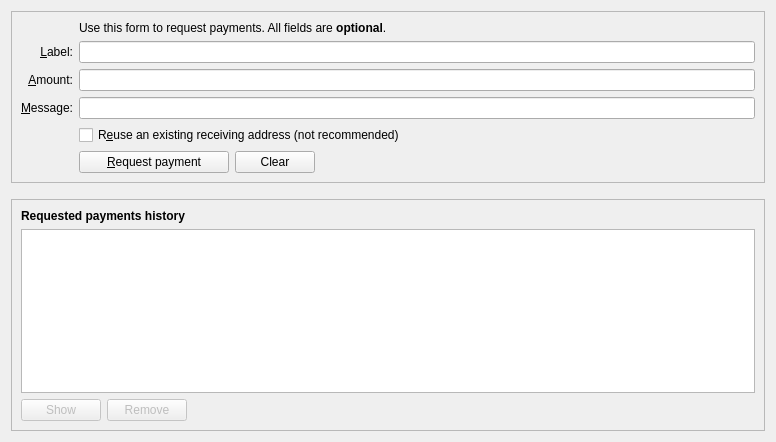
<?xml version="1.0" encoding="UTF-8"?>
<ui version="4.0">
 <class>ReceiveCoinsDialog</class>
 <widget class="QWidget" name="ReceiveCoinsDialog">
  <property name="geometry">
   <rect>
    <x>0</x>
    <y>0</y>
    <width>776</width>
    <height>442</height>
   </rect>
  </property>
  <property name="styleSheet">
   <string notr="true"/>
  </property>
  <layout class="QVBoxLayout" name="verticalLayout" stretch="0,0,1">
   <item>
    <widget class="QFrame" name="frame2">
     <property name="sizePolicy">
      <sizepolicy hsizetype="Preferred" vsizetype="Expanding">
       <horstretch>0</horstretch>
       <verstretch>0</verstretch>
      </sizepolicy>
     </property>
     <property name="frameShape">
      <enum>QFrame::StyledPanel</enum>
     </property>
     <property name="frameShadow">
      <enum>QFrame::Sunken</enum>
     </property>
     <layout class="QVBoxLayout" name="verticalLayout_3">
      <item>
       <layout class="QGridLayout" name="gridLayout">
        <item row="7" column="2">
         <widget class="QCheckBox" name="reuseAddress">
          <property name="toolTip">
           <string>Reuse one of the previously used receiving addresses. Reusing addresses has security and privacy issues. Do not use this unless re-generating a payment request made before.</string>
          </property>
          <property name="text">
           <string>R&amp;euse an existing receiving address (not recommended)</string>
          </property>
         </widget>
        </item>
        <item row="7" column="0">
         <widget class="QLabel" name="label_4">
          <property name="text">
           <string/>
          </property>
         </widget>
        </item>
        <item row="6" column="0">
         <widget class="QLabel" name="label_3">
          <property name="toolTip">
           <string>An optional message to attach to the payment request, which will be displayed when the request is opened. Note: The message will not be sent with the payment over the Electrum network.</string>
          </property>
          <property name="text">
           <string>&amp;Message:</string>
          </property>
          <property name="alignment">
           <set>Qt::AlignRight|Qt::AlignTrailing|Qt::AlignVCenter</set>
          </property>
          <property name="buddy">
           <cstring>reqMessage</cstring>
          </property>
         </widget>
        </item>
        <item row="4" column="2">
         <widget class="QLineEdit" name="reqLabel">
          <property name="toolTip">
           <string>An optional label to associate with the new receiving address.</string>
          </property>
          <property name="styleSheet">
           <string notr="true"/>
          </property>
         </widget>
        </item>
        <item row="6" column="2">
         <widget class="QLineEdit" name="reqMessage">
          <property name="toolTip">
           <string>An optional message to attach to the payment request, which will be displayed when the request is opened. Note: The message will not be sent with the payment over the Electrum network.</string>
          </property>
          <property name="styleSheet">
           <string notr="true"/>
          </property>
         </widget>
        </item>
        <item row="2" column="2">
         <widget class="QLabel" name="label_5">
          <property name="text">
           <string>Use this form to request payments. All fields are &lt;b&gt;optional&lt;/b&gt;.</string>
          </property>
         </widget>
        </item>
        <item row="4" column="0">
         <widget class="QLabel" name="label_2">
          <property name="toolTip">
           <string>An optional label to associate with the new receiving address.</string>
          </property>
          <property name="text">
           <string>&amp;Label:</string>
          </property>
          <property name="alignment">
           <set>Qt::AlignRight|Qt::AlignTrailing|Qt::AlignVCenter</set>
          </property>
          <property name="buddy">
           <cstring>reqLabel</cstring>
          </property>
         </widget>
        </item>
        <item row="5" column="0">
         <widget class="QLabel" name="label">
          <property name="toolTip">
           <string>An optional amount to request. Leave this empty or zero to not request a specific amount.</string>
          </property>
          <property name="text">
           <string>&amp;Amount:</string>
          </property>
          <property name="alignment">
           <set>Qt::AlignRight|Qt::AlignTrailing|Qt::AlignVCenter</set>
          </property>
          <property name="buddy">
           <cstring>reqAmount</cstring>
          </property>
         </widget>
        </item>
        <item row="5" column="2">
         <widget class="ElectrumAmountField" name="reqAmount">
          <property name="minimumSize">
           <size>
            <width>80</width>
            <height>0</height>
           </size>
          </property>
          <property name="toolTip">
           <string>An optional amount to request. Leave this empty or zero to not request a specific amount.</string>
          </property>
          <property name="styleSheet">
           <string notr="true"/>
          </property>
         </widget>
        </item>
        <item row="8" column="2">
         <layout class="QHBoxLayout" name="horizontalLayout">
          <item>
           <widget class="QPushButton" name="receiveButton">
            <property name="minimumSize">
             <size>
              <width>150</width>
              <height>0</height>
             </size>
            </property>
            <property name="text">
             <string>&amp;Request payment</string>
            </property>
            <property name="icon">
             <iconset>
              <normaloff>:/icons/receiving_addresses</normaloff>:/icons/receiving_addresses</iconset>
            </property>
           </widget>
          </item>
          <item>
           <widget class="QPushButton" name="clearButton">
            <property name="sizePolicy">
             <sizepolicy hsizetype="Minimum" vsizetype="Fixed">
              <horstretch>0</horstretch>
              <verstretch>0</verstretch>
             </sizepolicy>
            </property>
            <property name="toolTip">
             <string>Clear all fields of the form.</string>
            </property>
            <property name="styleSheet">
             <string notr="true"/>
            </property>
            <property name="text">
             <string>Clear</string>
            </property>
            <property name="icon">
             <iconset>
              <normaloff>:/icons/remove</normaloff>:/icons/remove</iconset>
            </property>
            <property name="autoDefault">
             <bool>false</bool>
            </property>
           </widget>
          </item>
          <item>
           <spacer name="horizontalSpacer">
            <property name="orientation">
             <enum>Qt::Horizontal</enum>
            </property>
            <property name="sizeHint" stdset="0">
             <size>
              <width>40</width>
              <height>20</height>
             </size>
            </property>
           </spacer>
          </item>
         </layout>
        </item>
        <item row="8" column="0">
         <widget class="QLabel" name="label_7">
          <property name="text">
           <string/>
          </property>
         </widget>
        </item>
       </layout>
      </item>
     </layout>
    </widget>
   </item>
   <item>
    <spacer name="verticalSpacer_2">
     <property name="orientation">
      <enum>Qt::Vertical</enum>
     </property>
     <property name="sizeHint" stdset="0">
      <size>
       <width>20</width>
       <height>10</height>
      </size>
     </property>
    </spacer>
   </item>
   <item>
    <widget class="QFrame" name="frame">
     <property name="sizePolicy">
      <sizepolicy hsizetype="Preferred" vsizetype="Expanding">
       <horstretch>0</horstretch>
       <verstretch>0</verstretch>
      </sizepolicy>
     </property>
     <property name="frameShape">
      <enum>QFrame::StyledPanel</enum>
     </property>
     <property name="frameShadow">
      <enum>QFrame::Raised</enum>
     </property>
     <layout class="QVBoxLayout" name="verticalLayout_2">
      <item>
       <widget class="QLabel" name="label_6">
        <property name="font">
         <font>
          <weight>75</weight>
          <bold>true</bold>
         </font>
        </property>
        <property name="text">
         <string>Requested payments history</string>
        </property>
       </widget>
      </item>
      <item>
       <widget class="QTableView" name="recentRequestsView">
        <property name="contextMenuPolicy">
         <enum>Qt::CustomContextMenu</enum>
        </property>
        <property name="styleSheet">
         <string notr="true"/>
        </property>
        <property name="tabKeyNavigation">
         <bool>false</bool>
        </property>
        <property name="sortingEnabled">
         <bool>true</bool>
        </property>
       </widget>
      </item>
      <item>
       <layout class="QHBoxLayout" name="horizontalLayout_2">
        <item>
         <widget class="QPushButton" name="showRequestButton">
          <property name="enabled">
           <bool>false</bool>
          </property>
          <property name="toolTip">
           <string>Show the selected request (does the same as double clicking an entry)</string>
          </property>
          <property name="styleSheet">
           <string notr="true"/>
          </property>
          <property name="text">
           <string>Show</string>
          </property>
          <property name="icon">
           <iconset>
            <normaloff>:/icons/edit</normaloff>:/icons/edit</iconset>
          </property>
          <property name="autoDefault">
           <bool>false</bool>
          </property>
         </widget>
        </item>
        <item>
         <widget class="QPushButton" name="removeRequestButton">
          <property name="enabled">
           <bool>false</bool>
          </property>
          <property name="toolTip">
           <string>Remove the selected entries from the list</string>
          </property>
          <property name="styleSheet">
           <string notr="true"/>
          </property>
          <property name="text">
           <string>Remove</string>
          </property>
          <property name="icon">
           <iconset>
            <normaloff>:/icons/remove</normaloff>:/icons/remove</iconset>
          </property>
          <property name="autoDefault">
           <bool>false</bool>
          </property>
         </widget>
        </item>
        <item>
         <spacer name="horizontalSpacer_2">
          <property name="orientation">
           <enum>Qt::Horizontal</enum>
          </property>
          <property name="sizeHint" stdset="0">
           <size>
            <width>40</width>
            <height>20</height>
           </size>
          </property>
         </spacer>
        </item>
       </layout>
      </item>
     </layout>
    </widget>
   </item>
  </layout>
 </widget>
 <customwidgets>
  <customwidget>
   <class>ElectrumAmountField</class>
   <extends>QLineEdit</extends>
   <header>electrumamountfield.h</header>
   <container>1</container>
  </customwidget>
 </customwidgets>
 <tabstops>
  <tabstop>reqLabel</tabstop>
  <tabstop>reqAmount</tabstop>
  <tabstop>reqMessage</tabstop>
  <tabstop>reuseAddress</tabstop>
  <tabstop>receiveButton</tabstop>
  <tabstop>clearButton</tabstop>
  <tabstop>recentRequestsView</tabstop>
  <tabstop>showRequestButton</tabstop>
  <tabstop>removeRequestButton</tabstop>
 </tabstops>
 <resources/>
 <connections/>
</ui>
